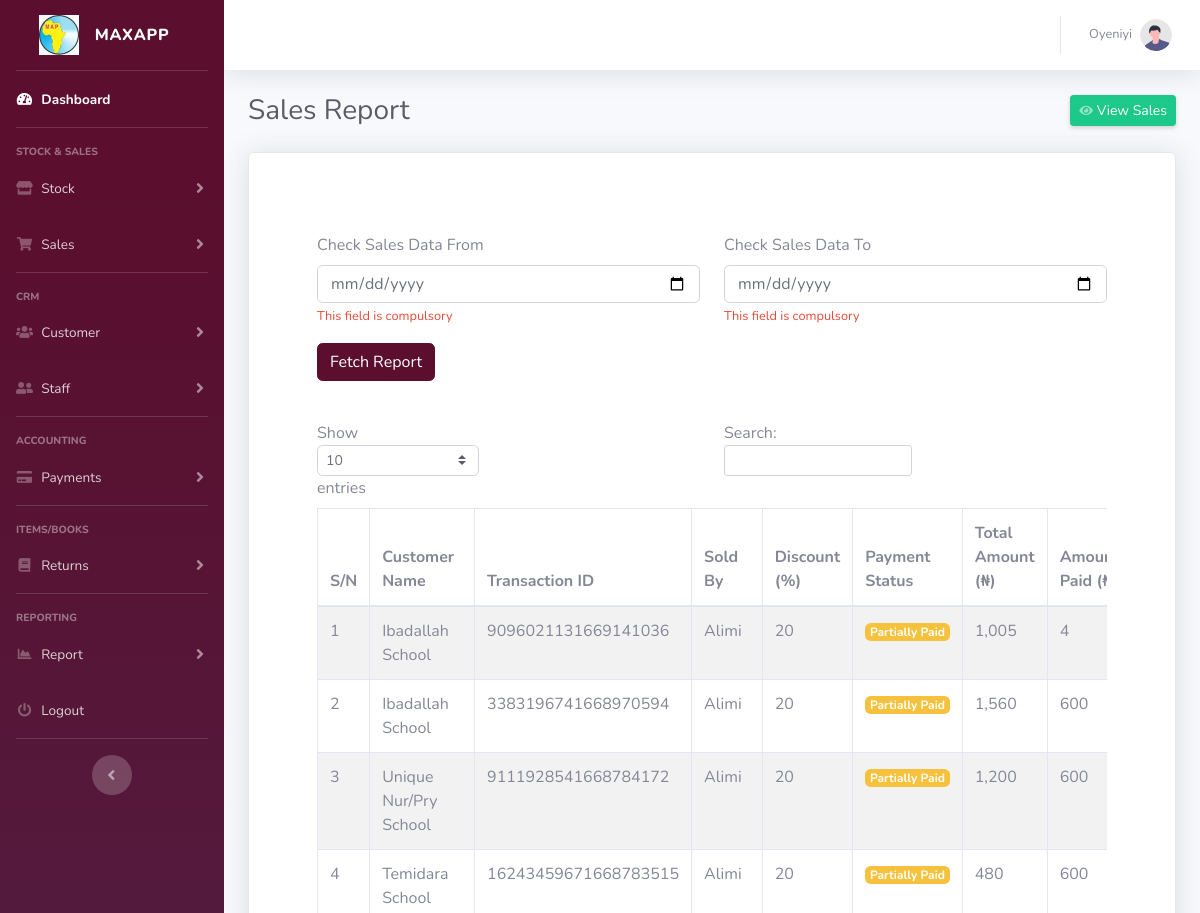
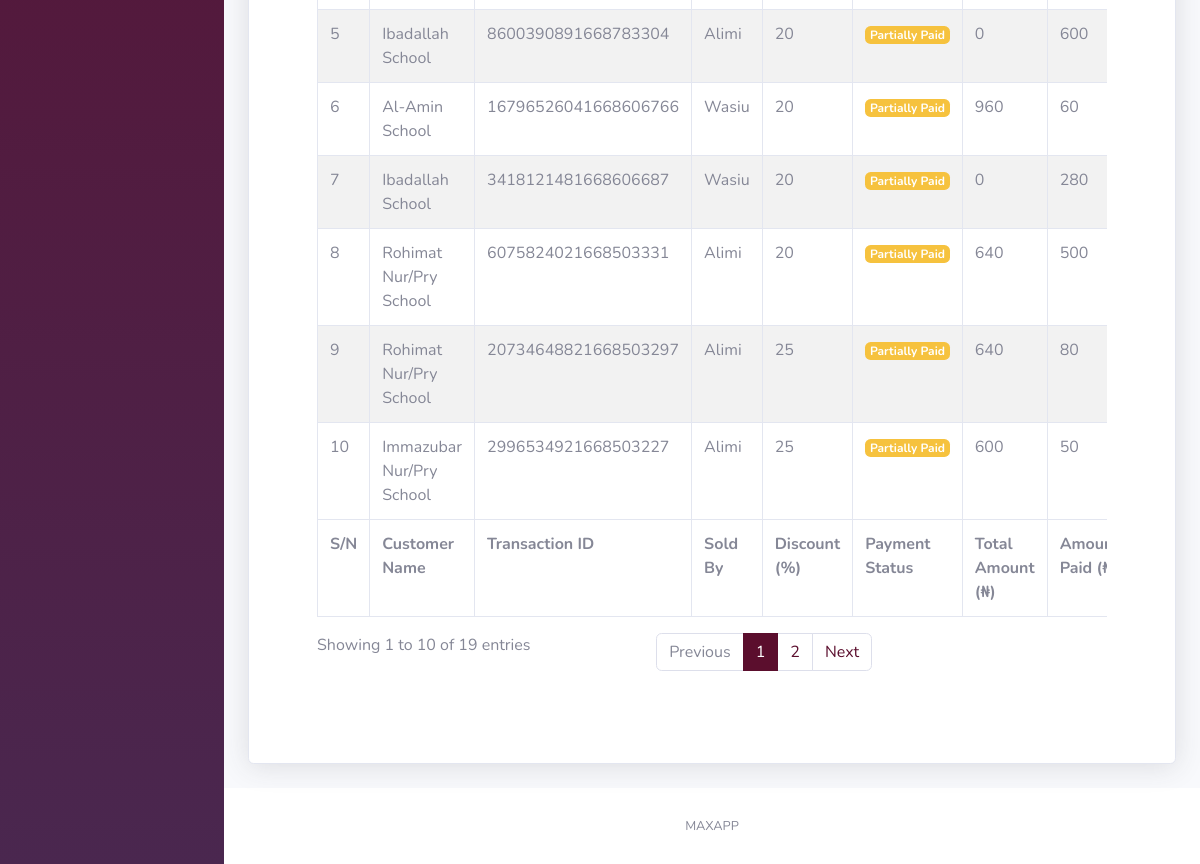
Screenshot of /salesreport.php (signed in) with the database file from the repository (2 pictures, top to bottom).
### tables this page shows
CREATE TABLE `transactions_table` (
  `tr_id` bigint(20) NOT NULL,
  `transaction_no` varchar(100) NOT NULL,
  `invoice_no` varchar(100) NOT NULL,
  `customer` bigint(20) NOT NULL,
  `sold_by` varchar(200) NOT NULL,
  `discount` float NOT NULL,
  `amount_due` decimal(15,2) NOT NULL,
  `amount_paid` decimal(15,2) NOT NULL,
  `paytype` varchar(50) NOT NULL,
  `paymtd` varchar(50) NOT NULL,
  `transaction_date` datetime NOT NULL DEFAULT current_timestamp()
);

CREATE TABLE `customers_table` (
  `customer_id` bigint(20) NOT NULL,
  `customer_category` varchar(100) NOT NULL,
  `customer_name` varchar(1000) NOT NULL,
  `customer_mobile` varchar(50) NOT NULL,
  `customer_address` varchar(1000) NOT NULL,
  `customer_email` varchar(1000) DEFAULT NULL,
  `reg_date` datetime NOT NULL DEFAULT current_timestamp()
);

### classes/DataConnect.class.php (called while the page is built, shortened)
<?php
    class DataConnect{
        protected function connect(){
            $this->servername = "localhost";
            $this->username = "root";
            $this->password = "";
            $this->dbname = "maxventory";
            $datasourcename = 'mysql:host='.$this->servername.';dbname='.$this->dbname;
            $konet = new PDO($datasourcename, $this->username, $this->password);
            $konet->setAttribute(PDO::ATTR_DEFAULT_FETCH_MODE, PDO::FETCH_ASSOC);
            $konet->setAttribute(PDO::ATTR_ERRMODE, PDO::ERRMODE_EXCEPTION);
            return $konet;
        }
    }

### classes/SaleModel.class.php (called while the page is built, shortened)
<?php
    class SaleModel extends DataConnect{
        protected function payRecord(){
            try{
                $getSale = "SELECT * FROM transactions_table WHERE paytype != 'Full Payment' ORDER BY tr_id DESC";
                $saleStmt = $this->connect()->query($getSale);
                $results = $saleStmt->fetchAll();
                if($results){
                    return $results;
                }else{
                    print_r($saleStmt->errorInfo());
                }
            }catch (PDOException $ex)
            {
                $ex->getMessage();
            }
        }
    }

### classes/SaleController.class.php (called while the page is built, shortened)
<?php
    class SaleController extends SaleModel{
        public function showPayRecord(){
             $psale = $this->payRecord();
        }
    }

### classes/CustomerModel.class.php (called while the page is built, shortened)
<?php
    class CustomerModel extends DataConnect{
        protected function getSingleCustomer($custid){
            try{
                $getOneCust = "SELECT * FROM customers_table WHERE customer_id=? ";
                $custStmt = $this->connect()->prepare($getOneCust);
                $custStmt->execute([$custid]);
                $results = $custStmt->fetchAll();
                if($results){
                    return $results;
                }else{
                    print_r($custStmt->errorInfo());
                }
            }
            catch (PDOException $ex)
            {
                $ex->getMessage();
            }
        }
    }

### classes/CustomerController.class.php (called while the page is built, shortened)
<?php
    class CustomerController extends CustomerModel{
        public function customerDetails($custid){
             $singleCust = $this->getSingleCustomer($custid);
         }
    }

### salesreport.php (the view, shortened to what this page needs)
<!DOCTYPE html>
<html lang="en">
<head>
    <?php $pageTitle = "Sales Report"; ?>
    <?php include('partial/header.part.php') ?>
</head>
<body id="page-top">
    <div id="wrapper">
        <?php include('partial/navbar.part.php') ?>
        <div id="content-wrapper" class="d-flex flex-column">
            <div id="content">
                <nav class="navbar navbar-expand navbar-light bg-white topbar mb-4 static-top shadow">
                    <?php include('partial/topbar.part.php') ?>
                </nav>
                <div class="container-fluid">
                    <div class="d-sm-flex align-items-center justify-content-between mb-4">
                        <h1 class="h3 mb-0 text-gray-800"><?=$pageTitle ?></h1>
                        <a href="recentsale" class="d-none d-sm-inline-block btn btn-sm btn-success shadow-sm"><i
                                class="fas fa-eye fa-sm text-white-50"></i> View Sales</a>
                    </div>
                    <div class="row">
                        <?php $staff = new StaffController(); $staff->showStaffs(); $gatSale = new SaleController(); $gatSale->showPayRecord(); $getName =  new CustomerController();?>
                        <div class="col-xl-12 col-md-12 mb-4">
                            <div class="card shadow h-100 py-2">
                                <div class="card-body">
                                    <div class="row no-gutters align-items-center">
                                        <div class="col mr-2">
                                                <div class="p-5">
                                                    <form name="saleReport" id="saleReport" class="book" method="post" enctype="multipart/form-data" action="showSalereport">
                                                        <div class="form-group row">
                                                            <div class="col-sm-6 mb-3 mb-sm-0">
                                                                <label for="">Check Sales Data From</label>
                                                                <input class="form-control" type="date" value="" name="checkFrom" id="checkFrom"  data-error="Check-in date from is empty" required>
                                                                <small class="text-danger">This field is compulsory</small>
                                                            </div>
                                                            <div class="col-sm-6">
                                                                <label for="">Check Sales Data To</label>
                                                                <input class="form-control" type="date" value="" name="checkTo" id="checkTo" data-error="Check-in date to is empty" required>
                                                                <small class="text-danger">This field is compulsory</small>
                                                            </div>
                                                        </div>
                                                        <button type="submit" class="btn btn-primary btn-user" id="">
                                                            Fetch Report
                                                        </button>
                                                    </form>
                                                    <p>&nbsp;</p>
                                                <div class="table-responsive">
                                                    <table class="table table-bordered table-striped" id="dataTable" width="100%" cellspacing="0">
                                                        <thead>
                                                            <tr>
                                                                <th>S/N</th>
                                                                <th>Customer Name</th>
                                                                <th>Transaction ID</th>
                                                                <th>Sold By</th>
                                                                <th>Discount (%)</th>
                                                                <th>Payment Status</th>
                                                                <th>Total Amount (&#8358;)</th>
                                                                <th>Amount Paid (&#8358;)</th>
                                                            </tr>
                                                        </thead>
                                                        <tfoot>
                                                            <tr>
                                                                <th>S/N</th>
                                                                <th>Customer Name</th>
                                                                <th>Transaction ID</th>
                                                                <th>Sold By</th>
                                                                <th>Discount (%)</th>
                                                                <th>Payment Status</th>
                                                                <th>Total Amount (&#8358;)</th>
                                                                <th>Amount Paid (&#8358;)</th>
                                                            </tr>
                                                        </tfoot>
                                                        <tbody>
                                                            <?php $sn=0; foreach ($psale as $asale) { $sn++;
                                                                $paystatus = $asale['paytype'];
                                                                if($paystatus=='Full Payment'){$paystatus = '<span class="badge badge-success">Fully Paid</span>';}
                                                                else if($paystatus=='Part Payment'){$paystatus = '<span class="badge badge-warning">Partially Paid</span>';}
                                                                else{$paystatus = '<span class="badge badge-danger">Not Paid</span>';}
                                                            ?>
                                                            <tr>
                                                                <td><?=$sn ?></td>
                                                                <td><?php $getName->customerDetails($asale['customer']); foreach ($singleCust as $cust){echo $cust['customer_name'];} ?></td>
                                                                <td><?=$asale['transaction_no'] ?></td>
                                                                <td><?=$asale['sold_by'] ?></td>
                                                                <td><?=$asale['discount'] ?></td>
                                                                <td><?=$paystatus ?></td>
                                                                <td><?= number_format($asale['amount_due']) ?></td>
                                                                <td><?=number_format($asale['amount_paid']) ?></td>
                                                            </tr>
                                                            <?php } ?>
                                                        </tbody>
                                                    </table>
                                                </div>
                                                </div>
                                        </div>
                                    </div>
                                </div>
                            </div>
                        </div>
                    </div>
                </div>
            </div>
            <footer class="sticky-footer bg-white">
                <div class="container my-auto">
                    <div class="copyright text-center my-auto">
                        <span>MAXAPP</span>
                    </div>
                </div>
            </footer>
        </div>
    </div>
</body>
</html>

### rows the page displays
transactions_table: transaction_no "9096021131669141036", sold_by "Alimi", discount "20", paytype "Partially Paid", amount_due "1,005", amount_paid "4"
customers_table: customer_name "Ibadallah School"
transactions_table: transaction_no "3383196741668970594", sold_by "Alimi", discount "20", paytype "Partially Paid", amount_due "1,560", amount_paid "600"
transactions_table: transaction_no "9111928541668784172", sold_by "Alimi", discount "20", paytype "Partially Paid", amount_due "1,200", amount_paid "600"
customers_table: customer_name "Unique Nur/Pry School"
transactions_table: transaction_no "16243459671668783515", sold_by "Alimi", discount "20", paytype "Partially Paid", amount_due "480", amount_paid "600"
customers_table: customer_name "Temidara School"
transactions_table: transaction_no "8600390891668783304", sold_by "Alimi", discount "20", paytype "Partially Paid", amount_due "0", amount_paid "600"
transactions_table: transaction_no "16796526041668606766", sold_by "Wasiu", discount "20", paytype "Partially Paid", amount_due "960", amount_paid "60"
customers_table: customer_name "Al-Amin School"
transactions_table: transaction_no "3418121481668606687", sold_by "Wasiu", discount "20", paytype "Partially Paid", amount_due "0", amount_paid "280"
transactions_table: transaction_no "6075824021668503331", sold_by "Alimi", discount "20", paytype "Partially Paid", amount_due "640", amount_paid "500"
customers_table: customer_name "Rohimat Nur/Pry School"
transactions_table: transaction_no "20734648821668503297", sold_by "Alimi", discount "25", paytype "Partially Paid", amount_due "640", amount_paid "80"
transactions_table: transaction_no "2996534921668503227", sold_by "Alimi", discount "25", paytype "Partially Paid", amount_due "600", amount_paid "50"
customers_table: customer_name "Immazubar Nur/Pry School"

### other values shown
$_SESSION['userfname'] "Oyeniyi"
$pageTitle "Sales Report"
